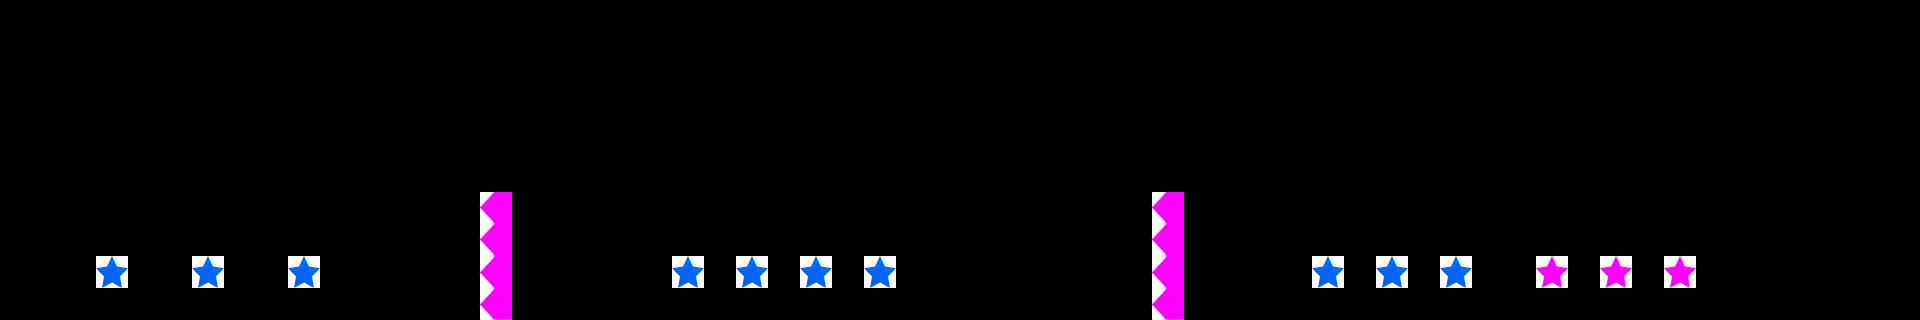

A 2D game scene composited from a Tiled map and its tileset images. What follows is a short description and the map's XML, with each tile layer's data collapsed to a summary:
An orthogonal 60x10 tile map with 32x32 px tiles, 2 tile layers (FloorLayer, ThingLayer).

<map version="1.0" orientation="orthogonal" width="60" height="10" tilewidth="32" tileheight="32">
 <tileset firstgid="1" name="bg_tmx" tilewidth="32" tileheight="32">
  <image source="bg_tmx.png" width="320" height="320" />
  <tile id="0">
   <properties>
    <property name="isFloor" value="1" />
   </properties>
  </tile>
  <tile id="3">
   <properties>
    <property name="objType" value="life" />
    <property name="colorType" value="red" />
   </properties>
  </tile>
  <tile id="4">
   <properties>
    <property name="objType" value="star" />
    <property name="colorType" value="blue" />
   </properties>
  </tile>
  <tile id="5">
   <properties>
    <property name="objType" value="star" />
    <property name="colorType" value="pink" />
   </properties>
  </tile>
  <tile id="10">
   <properties>
    <property name="isFloor" value="1" />
   </properties>
  </tile>
  <tile id="11">
   <properties>
    <property name="objType" value="line" />
    <property name="colorType" value="pink" />
   </properties>
  </tile>
  <tile id="12">
   <properties>
    <property name="objType" value="line" />
    <property name="colorType" value="blue" />
   </properties>
  </tile>
  <tile id="14">
   <properties>
    <property name="objType" value="line" />
    <property name="colorType" value="blue" />
   </properties>
  </tile>
  <tile id="15">
   <properties>
    <property name="objType" value="line" />
    <property name="colorType" value="pink" />
   </properties>
  </tile>
  <tile id="30">
   <properties>
    <property name="isFloor" value="1" />
   </properties>
  </tile>
  <tile id="31">
   <properties>
    <property name="isFloor" value="1" />
   </properties>
  </tile>
  <tile id="32">
   <properties>
    <property name="isFloor" value="1" />
   </properties>
  </tile>
  <tile id="64">
   <properties>
    <property name="isBaffle" value="1" />
   </properties>
  </tile>
  <tile id="81">
   <properties>
    <property name="ObjTypeId" value="2" />
   </properties>
  </tile>
 </tileset>
 <layer name="FloorLayer" width="60" height="10">
  <data>[600 cells, 0 non-empty, 0 distinct tile ids]</data>
 </layer>
 <layer name="ThingLayer" width="60" height="10">
  <data>[600 cells, 21 non-empty, 6 distinct tile ids]</data>
 </layer>
</map>
